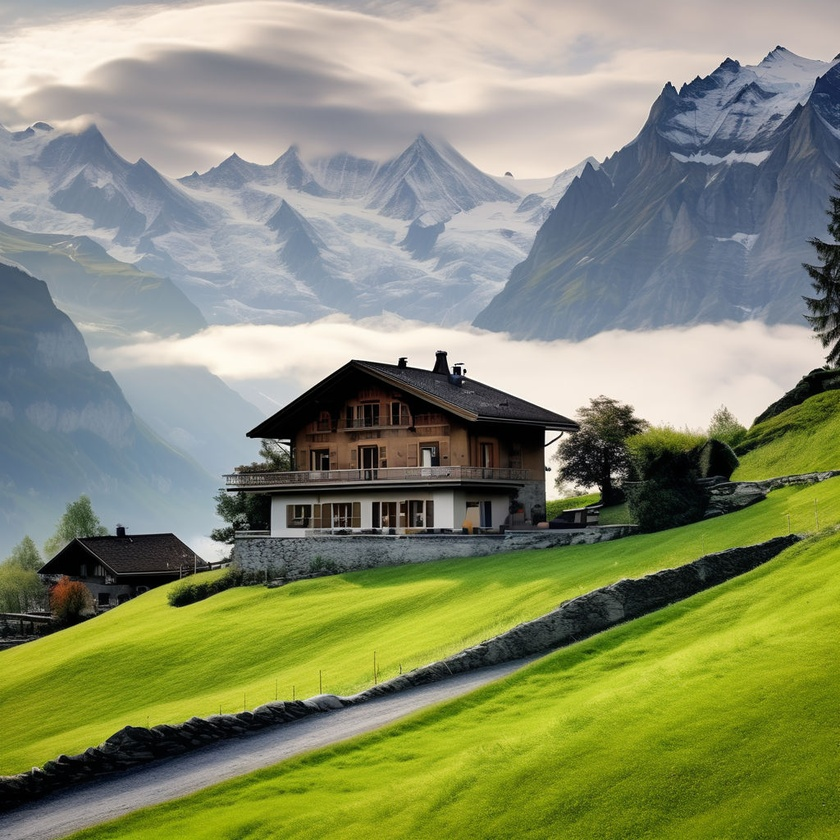
#> input picture ImagePath/Image.jpeg, 840 x 840 px, shrunk from 1024 x 1024 before the run
$ python Q4_Answer.py
#> lines starting #> are read from the running program, lines starting #| are printed output that depends on the picture
# Thanthriwatta T.P.S.
# EG/2019/3757

import cv2
import numpy as np

# Function to perform block averaging on the image
def block_average_func(img, size):
    # Get the height and width of the image
    height, width = img.shape[:2]
    # Calculate the number of blocks in width and height based on the given size
    WidthBlocks = width // size
    HeightBlocks = height // size

    # Reshape the image into blocks
    blocks = img[:HeightBlocks * size, :WidthBlocks * size].reshape(HeightBlocks, size, WidthBlocks, size, -1)

    # Calculate the average value of each block
    averagValue = np.mean(blocks, axis=(1, 3)).astype(np.uint8)

    # Repeat the average values to reconstruct the image
    result = np.repeat(np.repeat(averagValue, size, axis=0), size, axis=1)
    return result

# Path to the input image
ImagePath = "ImagePath/Image.jpeg"
# Read the input image in grayscale
image = cv2.imread(ImagePath, cv2.IMREAD_GRAYSCALE)
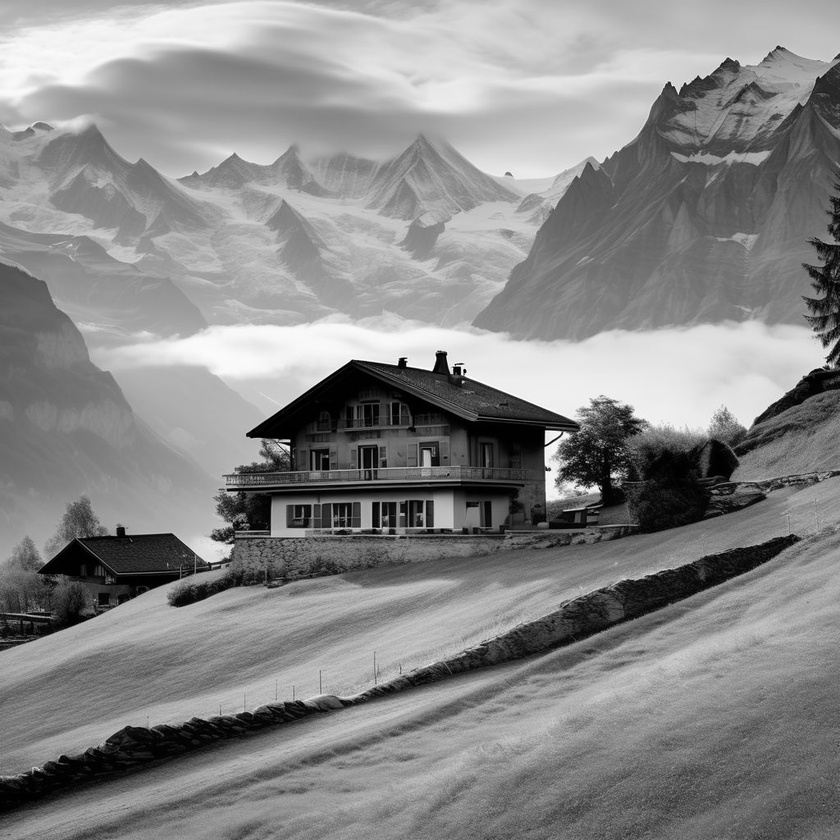
#> image: shape (840, 840); min 0, max 255, mean 136.1

# Apply block averaging with different block sizes
image_3x3 = block_average_func(image, 3)
image_5x5 = block_average_func(image, 5)
#> call 2 of block_average_func, with size = 5
#> in block_average_func (call 2), `averagValue = np.mean(blocks, axis=(1, 3)).astype(np.uint8)`:
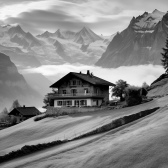
#> averagValue: shape (168, 168, 1); min 0, max 250, mean 135.7
image_7x7 = block_average_func(image, 7)
#> call 3 of block_average_func, with size = 7
#> in block_average_func (call 3), `averagValue = np.mean(blocks, axis=(1, 3)).astype(np.uint8)`:
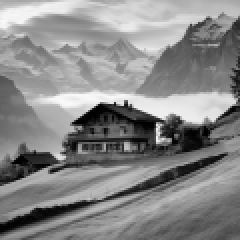
#> averagValue: shape (120, 120, 1) (shown 2 times larger); min 0, max 249, mean 135.7

# Saving the resulting images
cv2.imwrite('ResultsPath/Q4/Img_3x3.jpg', image_3x3)
cv2.imwrite('ResultsPath/Q4/Img_5x5.jpg', image_5x5)
cv2.imwrite('ResultsPath/Q4/Img_7x7.jpg', image_7x7)

# Displaying the resulting images
cv2.imshow('3x3 image.jpg', image_3x3)
cv2.imshow('5x5 image.jpg', image_5x5)
cv2.imshow('7x7 image.jpg', image_7x7)

# Wait for any key press and close all windows
cv2.waitKey(0)
cv2.destroyAllWindows()
